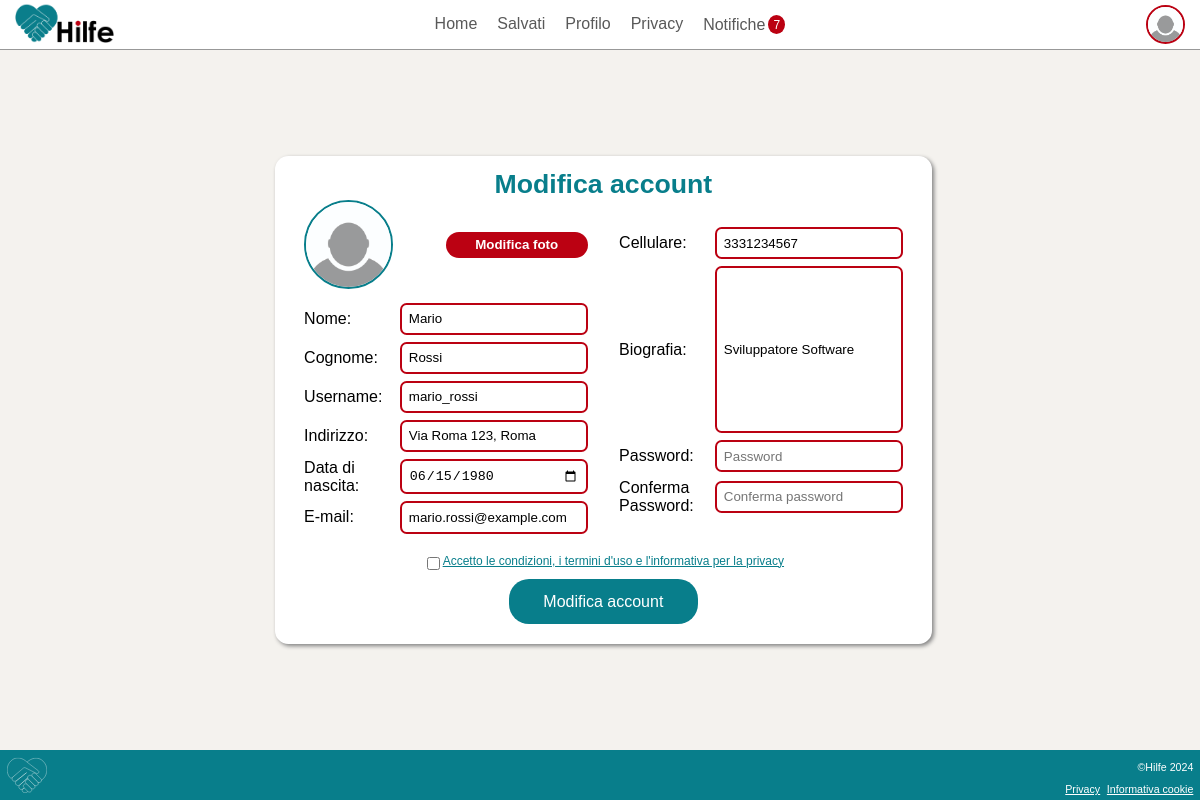
The app's page /website/profileEdit.php (signed in) with its own data.
### tables this page shows
CREATE TABLE IF NOT EXISTS `User` (
  `idUser` INT NOT NULL,
  `Name` VARCHAR(45) NULL,
  `Surname` VARCHAR(45) NULL,
  `PhoneNumber` VARCHAR(45) NULL,
  `Email` VARCHAR(45) NOT NULL,
  `Salt` VARCHAR(100) NULL,
  `Password` VARCHAR(500) NULL,
  `Bio` VARCHAR(1000) NULL,
  `Birthday` DATE NULL,
  `PubKey` VARCHAR(45) NULL,
  `FotoProfilo` VARCHAR(100) NULL,
  `Username` VARCHAR(45) NOT NULL,
  `Address` VARCHAR(500) NULL,
  `AddressLat` DECIMAL(14,10) NULL,
  `AddressLong` DECIMAL(14,10) NULL,
  PRIMARY KEY (`idUser`),
  UNIQUE INDEX `Username_UNIQUE` (`Username` ASC) ,
  UNIQUE INDEX `Email_UNIQUE` (`Email` ASC) );

### website/profileEdit.php (called while the page is built, shortened)
<?php
require 'template/base.php';
?>

### website/db/databaseMySql.php (called while the page is built, shortened)
<?php
class DatabaseHelperMySql implements DatabaseHelper
{
    private $db;
    public function __construct($servername, $username, $password, $dbname)
    {
        $this->db = new mysqli($servername, $username, $password, $dbname);
    }
    public function getUserFromId($id)
    {
        $stmt = $this->db->prepare("SELECT * FROM User WHERE idUser = ?");
        $stmt->bind_param('i', $id);
        $stmt->execute();
        $result = $stmt->get_result();
        $result = $result->fetch_all(MYSQLI_ASSOC);
        if (count($result) > 0) {
            return $result[0];
        } else {
            return false;
        }
    }
    private function getPicFromId($id)
    {
        $stmt = $this->db->prepare("SELECT FotoProfilo FROM User WHERE idUser = ?");
        $stmt->bind_param('i', $id);
        $stmt->execute();
        $result = $stmt->get_result();
        $lines = $result->fetch_all(MYSQLI_ASSOC);
        if (count($lines) == 0 || $lines[0]["FotoProfilo"] == null) {
            return DEFAULT_PIC_PATH . DEFAULT_PIC;
        } else {
            return DEFAULT_PIC_PATH . $lines[0]["FotoProfilo"];
        }
    }
    public function getProfilePic($id)
    {
        return $this->getPicFromId($id);
    }
}
$dbh = new DatabaseHelperMySql("localhost", "root", "", "HilfeDb", 3306);

### website/template/profile-form.php (the view, shortened to what this page needs)
<?php $user = null;
if(isLogged()){
    $user = $dbh->getUserFromId($_SESSION["idUser"]);
}
?>
<div class="centralContent">
    <main>
        <h1><?php if(!isLogged()){echo "Crea account";}else{echo "Modifica account";}?></h1>
            <form action="../utils/profileHandler.php" enctype="multipart/form-data" method="POST">
                <div class="colonne">
                    <ul class="colonna1">
                        <li class="cambiaFoto">
                            <img id="profileImage" <?php if($user!=null){echo 'src="../'.$dbh->getProfilePic($user["idUser"]).'"';}else{echo 'src="../res/profilePictures/fotoProfiloIniziale.jpg"';} ?> alt="foto profilo" />
                            <button type="button" class="modifica" onclick="document.getElementById('fileInput').click()">Modifica foto</button>
                        </li>
                        <li class="nome">
                            <label for="name">Nome:</label>
                            <input type="text" id="name" name="nome" autocomplete="given-name" required placeholder="Nome" <?php if(isLogged()){echo "value=\"".$user["Name"]."\"";}?>>
                        </li>
                        <li class="cognome">
                            <label for="surname">Cognome:</label>
                            <input type="text" id="surname" name="cognome" autocomplete="family-name" required placeholder="Cognome" <?php if(isLogged()){echo "value=\"".$user["Surname"]."\"";}?>>
                        </li>
                        <li class="username">
                            <label for="username">Username:</label>
                            <input type="text" id="username" name="username" autocomplete="username" required placeholder="Username" <?php if(isLogged()){echo "readonly value=\"".$user["Username"]."\"";}?>>
                        </li>
                        <li class="luogo">
                            <label for="indirizzo">Indirizzo:</label>
                            <input type="text" id="indirizzo" name="addr" placeholder="Indirizzo" <?php if(isLogged() && isset($user["Address"])){echo "value=\"".$user["Address"]."\"";}?>/>
                        </li>
                        <li class="data">
                            <label for="data">Data di nascita:</label>
                            <input type="date" id="data" name="data" required min="<?php echo date('Y-m-d', strtotime('-150 years')); ?>" max="<?php echo date('Y-m-d', strtotime('-18 years')); ?>" <?php if(isLogged()){echo "value=\"".$user["Birthday"]."\"";}?>>
                        </li>
                        <li class="email">
                            <label for="mail">E-mail:</label>
                            <input type="text" id="mail" name="email" required autocomplete="email" placeholder="E-mail" <?php if(isLogged()){echo "value=\"".$user["Email"]."\"";}?>>
                        </li>
                    </ul>
                    <ul class="colonna2">
                        <li class="tel">
                            <label for="tel">Cellulare:</label>
                            <input type="tel" id="tel" name="phone" placeholder="Cellulare" autocomplete="tel" minlength="10" maxlength="10" <?php if(isLogged() && isset($user["PhoneNumber"])){echo "value=\"".$user["PhoneNumber"]."\"";}?>>
                        </li>
                        <li class="bio">
                            <label for="bio">Biografia:</label><br/>
                            <input  class="textarea" type="textarea" placeholder="Biografia"  name="bio" id="bio" <?php if(isLogged() && isset($user["Bio"])){echo "value=\"".$user["Bio"]."\"";}?>>
                        </li>
                        <li class="pass">
                            <label for="password">Password:</label>
                            <input type="password" id="password" name="password" required placeholder="Password">
                        </li>
                        <li class="pass">
                            <label for="conferma">Conferma Password:</label>
                            <input type="password" id="conferma" name="conferma password" required placeholder="Conferma password">
                        </li>
                    </ul>
                </div>
                <footer class="buttonsAndConditions">
                    <div class="conditions">
                        <input id="autorizzazione" type="checkbox" name="autorizzazione privacy" value="Autorizzazione privacy" />
                        <label for="autorizzazione"><a href="privacy.php">Accetto le condizioni, i termini d'uso e l'informativa per la privacy</a></label>
                    </div>
                    <input class="crea" type="submit" name="Crea account" value="<?php if(!isLogged()){echo "Crea account";}else{echo "Modifica account";}?>" onclick="return validateForm()">
                </footer>
            </form>
    </main>
</div>

### css/style.css (style rules this page uses)
:root { --hilfeGrey: #595959; --hilfeRed: #bb0112; --hilfeBlue: #087e8b; }
body { font-family: "Helvetica"; margin: 1pt; display: flex; flex-direction: column; min-height: 100dvh; margin: 0; padding: 0; background-color: #f4f2ee; }
.centralContent { flex: 1; }

### css/styleRegistrazione.css (style rules this page uses)
.centralContent { display:flex; flex-direction: column; justify-content: center; margin-left: 5pt; max-width: 700px; }
.colonna1, .colonna2 { display:flex; flex-direction: column; justify-content: center; width: 90%; margin:0 auto; padding:0; }
.nome, .cognome, .data, .email, .pass, .username, .luogo, .bio, .tel { display: flex; flex-direction: row; justify-content: space-between; margin-bottom: 5pt; align-items: center; }
form ul { list-style: none; }
.textarea { resize: none; height: 100px; }
form ul li input, .textarea { padding:5pt; width: 60%; border:2px solid var(--hilfeRed); border-radius: 5pt; }
form ul li label { color:black; }
main>h1 { color:var(--hilfeBlue); font-size: 20pt; text-align: center; }
.cambiaFoto { display:flex; flex-direction: row; justify-content: space-around; margin-bottom: 10pt; align-items: center; }
.cambiaFoto img { width:30%; border-radius: 50%; aspect-ratio: 1 / 1; border:2px solid var(--hilfeBlue); }
.modifica { width: 50%; padding:0; height:20pt; border-radius: 10pt; border:none; background-color: var(--hilfeRed); color:white; font-weight: bold; cursor: pointer; }
.buttonsAndConditions { font-size: 9pt; display:flex; flex-direction: column; justify-content: center; }
.crea, .annulla, .cancella { align-self: center; margin:5pt 0; color:white; border:none; width: 50%; padding:10pt; border-radius: 15pt; font-size: 12pt; cursor: pointer; }
.crea { background-color: var(--hilfeBlue); }
.conditions { display: flex; flex-direction: row; justify-content: center; accent-color: var(--hilfeBlue); }
.conditions a { color:var(--hilfeBlue) }
@media screen and (min-width: 768px) { .centralContent { justify-content: center; align-self: center; width: 80%; padding: 0; } }
@media screen and (min-width: 768px) { main { justify-content: center; align-self: center; width: 90%; padding: 10pt; margin:10pt; border-radius: 10pt; background-color: white; box-shadow: 2px 2px 4px grey; } }
@media screen and (min-width: 768px) { .colonne { display: flex; flex-direction: row; justify-content: center; align-items: flex-end; } }
@media screen and (min-width: 768px) { .colonna1, .colonna2 { width: 45%; padding:0; margin:0 auto; } }
@media screen and (min-width: 768px) { .colonna2 { padding:0; align-self: flex-start; padding-top: 20pt; } }
@media screen and (min-width: 768px) { .textarea { height: 150px; } }
@media screen and (min-width: 768px) { .cambiaFoto { justify-content: space-between; } }
@media screen and (min-width: 768px) { form ul li label { margin:0; padding:0; width: 30%; } }
@media screen and (min-width: 768px) { h1 { margin:0; padding:0; } }
@media screen and (min-width: 768px) { .conditions { margin-top: 10pt; } }
@media screen and (min-width: 768px) { .annulla, .cancella, .crea { width: 30%; } }

### records on screen
user: nome "Mario", cognome "Rossi", username "mario_rossi", addr "Via Roma 123, Roma", data "06/15/1980", email "mario.rossi@example.com", phone "3331234567", bio "Sviluppatore Software"

### other values on screen
count($notifications) "7"
